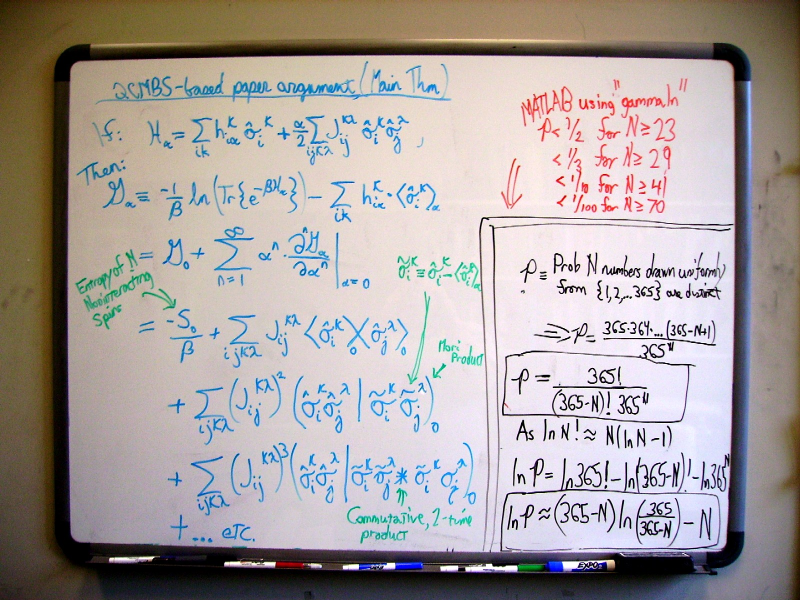
#> input picture Images/test/whiteboard.jpg, 1600 x 1200 px (shown at 1/2 size)
$ python double_filter.py
#> lines starting #> are read from the running program, lines starting #| are printed output that depends on the picture
# Remember to "Save Copy" to Code/Demos/Image_Processing at the end of each session

import Image
import ImageEnhance
import ImageOps

im = Image.open("../../../../Images/test/whiteboard.jpg")
#> im is the input picture: PIL image 1600x1200 RGB; mean R, G, B 168.3, 160.4, 158.5
im = im.resize((1000,1000))
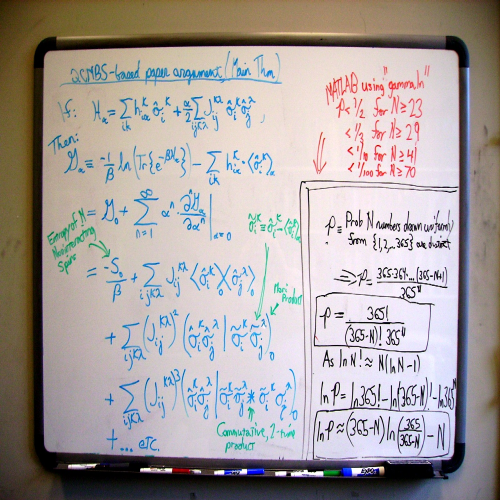
#> im: PIL image 1000x1000 RGB (shown at 1/2 size); mean R, G, B 168.4, 160.4, 158.5
im_new = im.copy()
width=im.size[0]
#> width = 1000
height=im.size[1]
#> height = 1000
n=40
cell_width=width/n
#> cell_width = 25
cell_height=height/n
#> cell_height = 25
cell = [ [0 for i in range(n) ] for j in range(n) ]
cell_image = [ [0 for i in range(n) ] for j in range(n) ]
lum = [ [0 for i in range(n) ] for j in range(n) ]
hist = [ [0 for i in range(n) ] for j in range(n) ]
big = [ [0 for i in range(n) ] for j in range(n) ]
white = [ [0 for i in range(n) ] for j in range(n) ]
wb = [ [0 for i in range(n) ] for j in range(n) ]
bkgd = [ [0 for i in range(n) ] for j in range(n) ]
nsize = range(0,n)

for i in nsize:
    for j in nsize:
        cell[i][j]= ((j)*cell_width, i*cell_height, (j+1)*cell_width, (i+1)*cell_height)
        cell_image[i][j] = im.crop(cell[i][j])
#> after the loop, cell = 40 items; cell_image = 40 items

lum = im.convert("L")
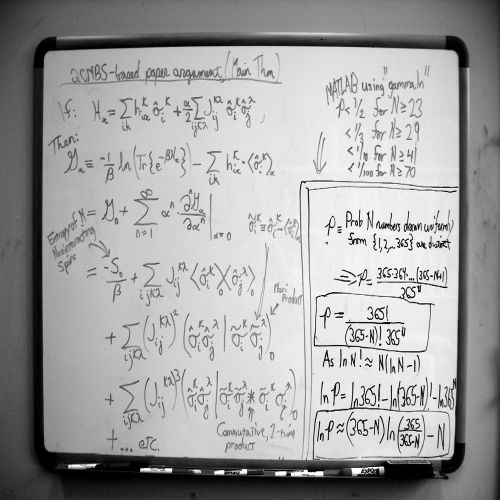
#> lum: PIL image 1000x1000 L (shown at 1/2 size); min 0, max 255, mean 162.6
#lum.show()
hist = lum.histogram()
#> hist = 256 values, max 13658 at index 233, min 261 at index 252, mean 3906.2
#print hist
big = max(hist)
#> big = 13658
#print big
white = hist.index(big)
#> white = 233
#print white

wb = Image.new("L",(400,400),white)
#> wb: PIL image 400x400 L; every value is 233
wb.show()


#print white

$ run again, with Images/test/foreground_test_2.jpg copied over Images/test/whiteboard.jpg
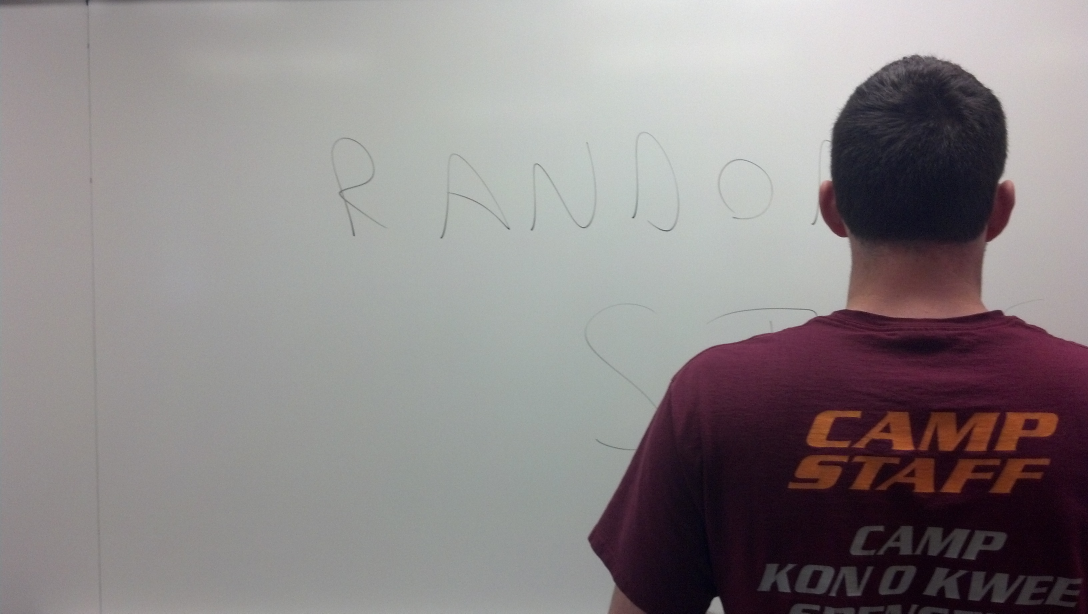
#> input picture Images/test/foreground_test_2.jpg, 3264 x 1840 px (shown at 1/3 size)
#> im is the input picture: PIL image 3264x1840 RGB; mean R, G, B 140.2, 134.1, 135.3
#> `im = im.resize((1000,1000))`:
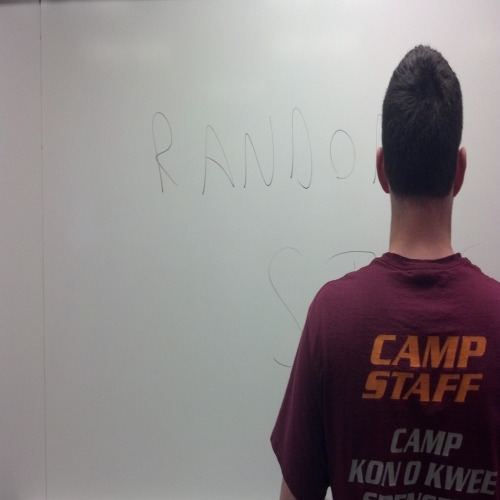
#> im: PIL image 1000x1000 RGB (shown at 1/2 size); mean R, G, B 140.2, 134.1, 135.3
#> after the loop `for i in nsize:`: cell = 40 items
#> `lum = im.convert("L")`:
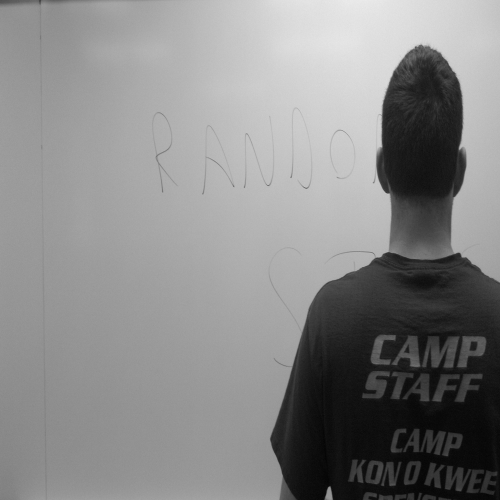
#> lum: PIL image 1000x1000 L (shown at 1/2 size); min 2, max 238, mean 136.1
#> hist = 256 values, max 23542 at index 152, min 0 at index 0, mean 3906.2
#> big = 23542
#> white = 152
#> wb: PIL image 400x400 L; every value is 152
